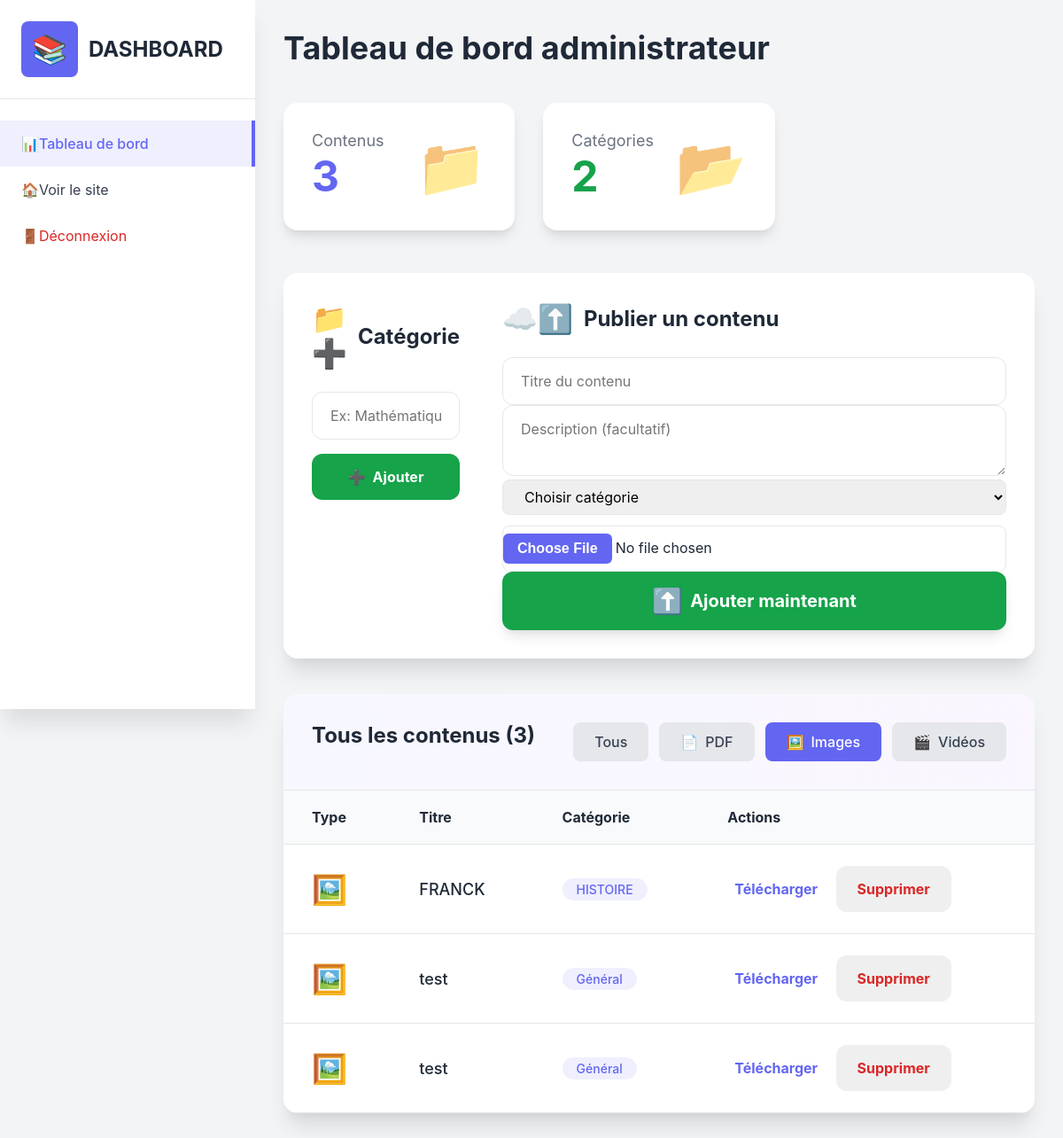
/admin?type=image (signed in), run on the app's committed database.
### app.py (models this page shows)
class Resource(db.Model):
    id = db.Column(db.Integer, primary_key=True)
    title = db.Column(db.String(100), nullable=False)
    description = db.Column(db.Text)
    filename = db.Column(db.String(200), nullable=False)
    file_type = db.Column(db.String(20), nullable=False)  # pdf, image, video
    category_id = db.Column(db.Integer, db.ForeignKey('category.id'), nullable=False)
    category = db.relationship('Category', backref='resources')

class Category(db.Model):
    id = db.Column(db.Integer, primary_key=True)
    name = db.Column(db.String(50), unique=True, nullable=False)

### app.py (the view, shortened to what this page needs)
@app.route('/admin', methods=['GET', 'POST'])
def admin():
    if not session.get('admin'):
        return redirect('/admin/login')
    categories = Category.query.all()
    type_filter = request.args.get('type')
    query = Resource.query
    if type_filter in ['pdf', 'image', 'video']:
        query = query.filter_by(file_type=type_filter)
    resources = query.all()
    return render_template('admin.html', resources=resources, categories=categories)

### templates/admin.html (shortened to what this page needs)
<!DOCTYPE html>
<html lang="fr">
<head>
</head>
<body>
  <div class="flex">
    <div class="sidebar">
      <div class="p-6 border-b">
        <div class="flex items-center space-x-3">
          <div class="bg-primary text-white p-3 rounded-lg">
            <span class="icon-library" style="font-size: 2rem;"></span>
          </div>
          <h1 class="text-2xl font-bold">DASHBOARD</h1>
        </div>
      </div>
      <nav class="mt-6">
        <a href="/admin" class="flex items-center px-6 py-4 bg-primary/10 text-primary border-r-4 border-primary font-medium">
          <span class="icon-layout-dashboard"></span> Tableau de bord
        </a>
        <a href="/" class="flex items-center px-6 py-4 text-gray-700 hover:bg-gray-50">
          <span class="icon-home"></span> Voir le site
        </a>
        <a href="/admin/logout" class="flex items-center px-6 py-4 text-red-600 hover:bg-red-50">
          <span class="icon-log-out"></span> Déconnexion
        </a>
      </nav>
    </div>
    <div class="main-content">
      <h2 class="text-4xl font-bold text-gray-900 mb-10">Tableau de bord administrateur</h2>
      <div class="grid grid-cols-1 md:grid-cols-3 gap-8 mb-12">
        <div class="bg-white p-8 rounded-2xl shadow-lg">
          <div class="flex items-center justify-between">
            <div>
              <p class="text-gray-500 text-lg">Contenus</p>
              <p class="text-5xl font-bold text-primary">{{ resources|length }}</p>
            </div>
            <span class="icon-files" style="font-size: 4rem; color: #6366f1; opacity: 0.7;"></span>
          </div>
        </div>
        <div class="bg-white p-8 rounded-2xl shadow-lg">
          <div class="flex items-center justify-between">
            <div>
              <p class="text-gray-500 text-lg">Catégories</p>
              <p class="text-5xl font-bold text-green-600">{{ categories|length }}</p>
            </div>
            <span class="icon-folders" style="font-size: 4rem; color: #16a34a; opacity: 0.7;"></span>
          </div>
        </div>
      </div>
      <div class="bg-white rounded-2xl shadow-xl p-8 mb-10">
        <div class="grid grid-cols-1 lg:grid-cols-4 gap-12">
          <div class="lg:col-span-1">
            <h3 class="text-2xl font-bold mb-6 flex items-center gap-3">
              <span class="icon-folder-plus" style="font-size: 2rem; color: #6366f1;"></span>
              Catégorie
            </h3>
            <form method="POST" action="/admin" class="flex flex-col gap-4">
              <input type="text" name="new_category"
                placeholder="Ex: Mathématiques, Vidéo..."
                required
                class="px-5 py-4 border rounded-xl w-full focus:outline-none focus:ring-4 focus:ring-primary/30">
              <button type="submit"
                class="bg-green-600 hover:bg-green-700 text-white px-6 py-4 rounded-xl font-bold transition flex items-center justify-center gap-2">
                <span class="icon-plus"></span> Ajouter
              </button>
            </form>
          </div>
          <div class="lg:col-span-3">
            <h3 class="text-2xl font-bold mb-6 flex items-center gap-3">
              <span class="icon-upload-cloud" style="font-size: 2rem; color: #6366f1;"></span>
              Publier un contenu
            </h3>
            <form method="POST" enctype="multipart/form-data" action="/admin" class="space-y-5">
              <input type="text" name="title" placeholder="Titre du contenu" required
                class="w-full px-5 py-4 border rounded-xl focus:ring-primary/30 focus:ring-4">
              <textarea name="description" placeholder="Description (facultatif)" rows="2"
                class="w-full px-5 py-4 border rounded-xl focus:ring-primary/30 focus:ring-4"></textarea>
              <div class="grid grid-cols-1 sm:grid-cols-2 gap-3">
                <select name="category" required
                  class="px-3 py-2 border rounded-lg text-base focus:ring-4 focus:ring-primary/30">
                  <option value="">Choisir catégorie</option>
                </select>
                <input type="file" name="file" required
                  class="px-3 py-2 border rounded-lg text-base file:bg-primary file:text-white file:font-bold file:px-3 file:py-1.5 file:rounded-md">
              </div>
              <button type="submit"
                class="w-full bg-green-600 hover:bg-green-700 text-white py-5 rounded-xl font-bold text-xl transition flex items-center justify-center gap-3 shadow-lg">
                <span class="icon-upload" style="font-size: 1.75rem;"></span>
                Ajouter maintenant
              </button>
            </form>
          </div>
        </div>
      </div>
      <div class="bg-white rounded-2xl shadow-xl overflow-hidden">
        <div class="p-8 border-b bg-gradient-to-r from-primary/5 to-purple-500/5 flex flex-col md:flex-row justify-between items-start md:items-center gap-4">
          <h3 class="text-2xl font-bold">Tous les contenus ({{ resources|length }})</h3>
          <div class="flex gap-3">
            <a href="/admin?type=" class="filter-btn {% if not request.args.get('type') %}active{% endif %}">Tous</a>
            <a href="/admin?type=pdf" class="filter-btn {% if request.args.get('type') == 'pdf' %}active{% endif %}">
              <span class="icon-file-pdf"></span> PDF
            </a>
            <a href="/admin?type=image" class="filter-btn {% if request.args.get('type') == 'image' %}active{% endif %}">
              <span class="icon-image"></span> Images
            </a>
            <a href="/admin?type=video" class="filter-btn {% if request.args.get('type') == 'video' %}active{% endif %}">
              <span class="icon-video"></span> Vidéos
            </a>
          </div>
        </div>
        <div class="overflow-x-auto">
          <table>
            <thead class="bg-gray-50">
              <tr>
                <th class="px-8 py-5 text-left">Type</th>
                <th class="px-8 py-5 text-left">Titre</th>
                <th class="px-8 py-5 text-left">Catégorie</th>
                <th class="px-8 py-5 text-left">Actions</th>
              </tr>
            </thead>
            <tbody class="divide-y">
              {% for r in resources %}
              <tr class="hover:bg-gray-50 transition">
                <td class="px-8 py-6">
                  {% if r.file_type == 'pdf' %}
                    <span class="icon-file-pdf" style="font-size: 2rem; color: #dc2626;"></span>
                  {% elif r.file_type == 'image' %}
                    <span class="icon-image" style="font-size: 2rem; color: #2563eb;"></span>
                  {% elif r.file_type == 'video' %}
                    <span class="icon-video" style="font-size: 2rem; color: #9333ea;"></span>
                  {% else %}
                    <span class="icon-file-text" style="font-size: 2rem; color: #4b5563;"></span>
                  {% endif %}
                </td>
                <td class="px-8 py-6 font-medium text-lg">{{ r.title }}</td>
                <td class="px-8 py-6">
                  <span class="badge">{{ r.category.name }}</span>
                </td>
                <td class="px-10 py-6 space-x-4">
                  <a href="{{ url_for('download', resource_id=r.id) }}" class="text-primary font-bold hover:underline">Télécharger</a>
                  <form method="POST" action="/admin/delete/{{ r.id }}" style="display:inline;" onsubmit="return confirm('Supprimer définitivement ?');">
                    <button type="submit" class="text-red-600 font-bold hover:underline">Supprimer</button>
                  </form>
                </td>
              </tr>
              {% endfor %}
            </tbody>
          </table>
        </div>
      </div>
    </div>
  </div>
</body>
</html>

### data on the page
Resource: file_type "image" (drawn), title "FRANCK", category.name "HISTOIRE"
Resource: file_type "image" (drawn), title "test", category.name "Général"
Resource: file_type "image" (drawn), title "test", category.name "Général"

### other printed values
{{ resources|length }} "3"
{{ categories|length }} "2"
